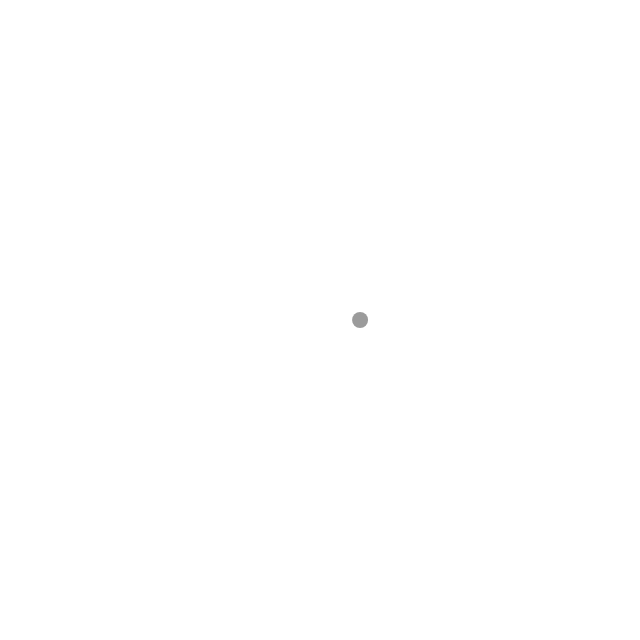
Frame 1 (no input)
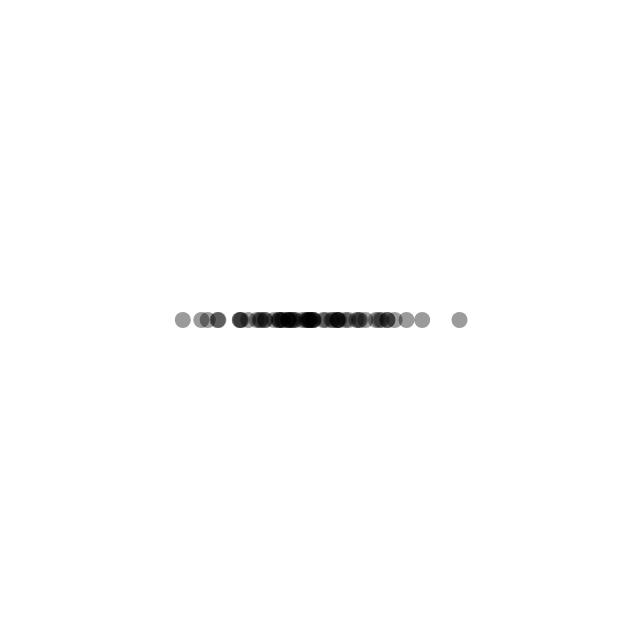
Frame 60 (no input)
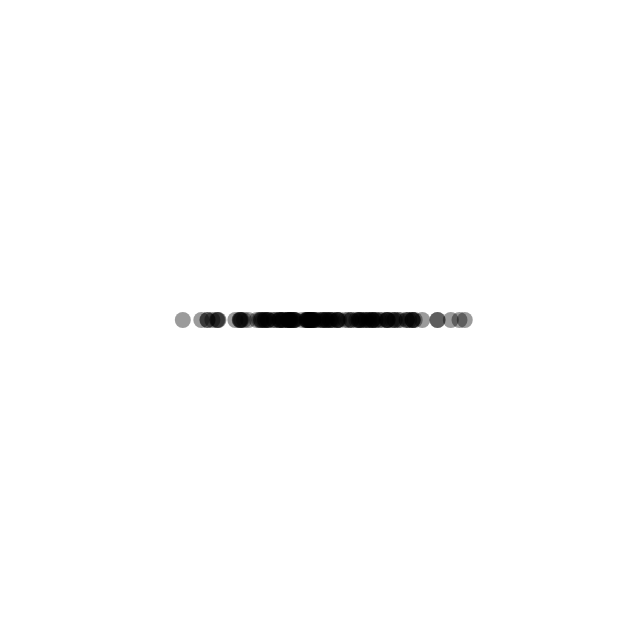
Frame 120 (the mouse pressed at the canvas centre since frame 60)

The p5.js sketch that drew these frames (run headless with seeded random() and noise() and a simulated clock; from frame 60 on, the mouse is pressed at the canvas centre):

// p5.js sketch
// ── sketch.js
function setup(){
    createCanvas(640,640);
    background(255);
}


function draw(){
    // Normal distribution

    let x=randomGaussian(320,60);
    noStroke();
    fill(0, 100);
    circle(x, 320, 16);
}
